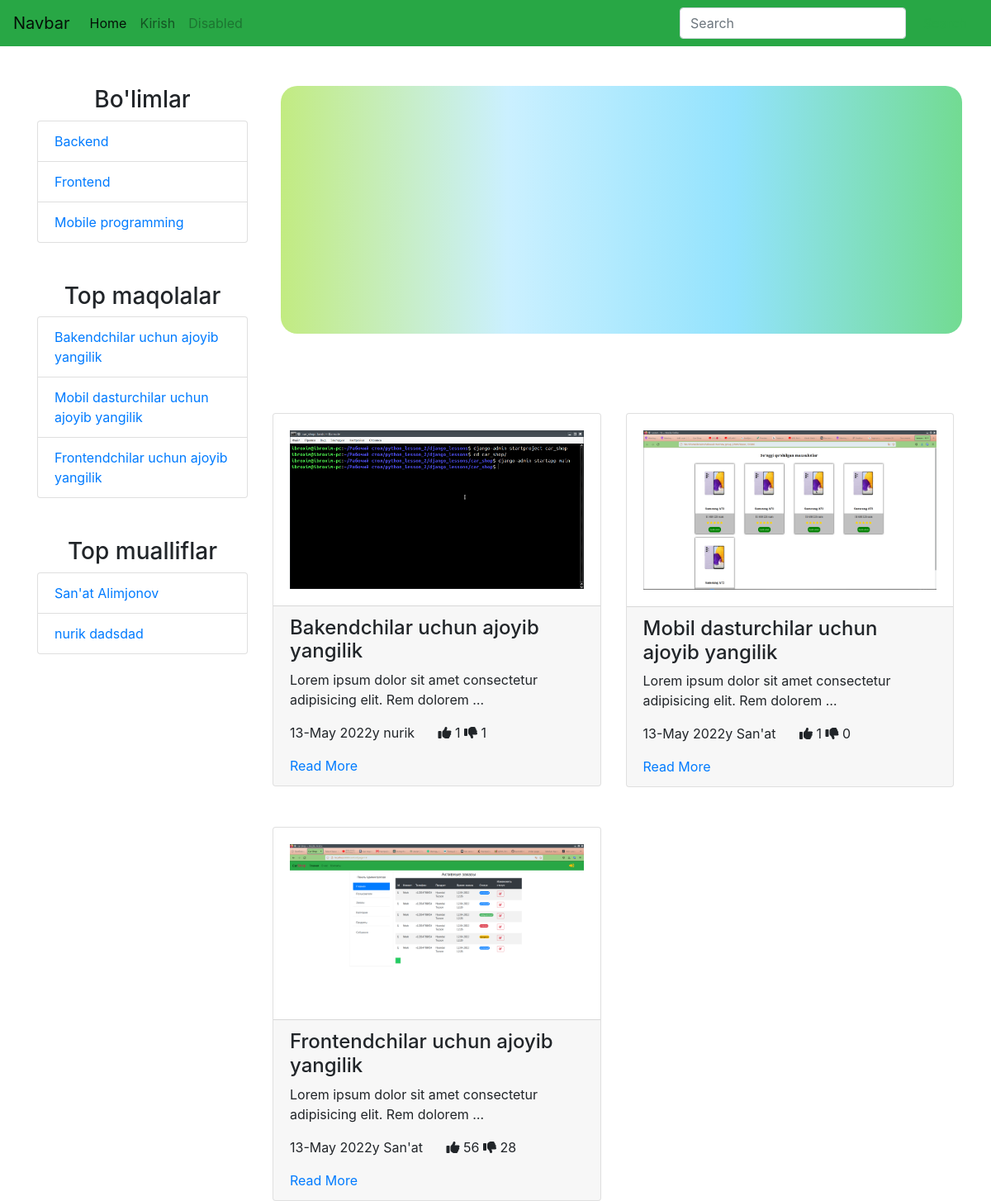
The page / on the database its author committed.
### blog/models.py (models this page shows, shortened)
class Category(models.Model):
    name = models.CharField(max_length=55)
    reg_date = models.DateField(auto_now_add=True)
    article_qty = models.PositiveIntegerField(default=0,editable=False)
    class Meta:
        verbose_name = "Kategoriya"
        verbose_name_plural = "Kategoriyalar"

class Article(models.Model):
    name = models.CharField(verbose_name="MAQOLA NOMI",help_text="dssdf sdjdsjfskdfsdfs dshfj", max_length=355,blank=True)
    text = models.TextField(verbose_name="MAQOLA Matni",max_length=8000,default="Text yo'q")
    view = models.PositiveIntegerField(verbose_name="Ko'rishlar soni",default=0 )
    likes = models.PositiveIntegerField(default=0)
    dislikes = models.PositiveIntegerField(default=0)
    image = models.ImageField(upload_to="")
    author = models.ForeignKey(Fallower,on_delete=models.CASCADE,null=True,blank=True)
    checked = models.BooleanField(default=False)
    category = models.ForeignKey(Category, db_index=True,  on_delete=models.PROTECT)
    reg_date = models.DateField(auto_now_add=True,editable=True )
    class Meta:
        verbose_name = "Maqola"
        verbose_name_plural = "Maqolalar"

### follower/models.py (models this page shows)
class Fallower(models.Model):
    user = models.OneToOneField(User,on_delete=models.CASCADE)
    name = models.CharField(verbose_name="Ismi", unique=True, max_length=55,blank=True)
    surname = models.CharField(max_length=55)
    age = models.PositiveIntegerField(default=0)
    liked_articles = models.ManyToManyField('blog.Article',blank=True)
    rating = models.PositiveIntegerField(default=0)
    email = models.EmailField()
    adress = models.CharField(max_length=500)
    def __str__(self):
        return self.name

### blog/views.py (the view)
# urls.py: path("", IndexPageView.as_view(), name="home_page"),
class IndexPageView(View):
    def get(self, request):
        categorys = Category.objects.all()
        articles = Article.objects.all().order_by('likes')[:10]
        fallowers = Fallower.objects.all().order_by('rating')[:10]
        context = {"categorys":categorys,"articles":articles,"fallowers":fallowers}
        return render(request, "index.html", context)

### templates/index.html
{% extends 'wrapper.html' %}
              {% block content %}
              <div class="col-md-9">
                  <div class="banner"></div>
                <div class="row mt-5">
                    {% for a in articles %}
                    <div class="col-md-6 mt-5">
                        <div class="card">
                            <div class="card-body">
                                <img src="{{ a.image.url }}" width="100%" alt="">
                            </div>
                            <div class="card-footer">
                                <h4>{{ a.name }}</h4>
                                <p>
                                  {{ a.text|truncatewords:"10" }}
                                </p>
                                <p>{{ a.reg_date|date:"d" }}-{{ a.reg_date|date:"F" }} {{ a.reg_date|date:"Y" }}y
                                {% if a.author %}
                                  {{ a.author }}
                                {% endif %}
                               <span class="ml-4">
                                 <i class="fa fa-thumbs-up"></i> {{ a.likes }}
                                 <i class="fa fa-thumbs-down"></i>  {{ a.dislikes }}
                               </span>
                                </p>
                                <a href="{% url 'blog:detail' a.id %}">Read More</a>
                            </div>
                        </div>
                    </div>
                    {% endfor %}
                </div>
              </div>
              {% endblock %}

### templates/wrapper.html (shortened to what this page needs)
<!DOCTYPE html>
{% load static %}
<html lang="en">
<head>
    <link rel="stylesheet" href="https://cdnjs.cloudflare.com/ajax/libs/font-awesome/6.1.1/css/all.min.css" />
    <link rel="stylesheet" href="/static/bootstrap/dist/css/bootstrap.min.css">
</head>
<body>
    <nav class="navbar navbar-expand-lg navbar-light bg-success">
        <a class="navbar-brand" href="#">Navbar</a>
        <div class="collapse navbar-collapse" id="navbarSupportedContent">
          <ul class="navbar-nav mr-auto">
            <li class="nav-item active">
              <a class="nav-link" href="/">Home <span class="sr-only">(current)</span></a>
            </li>
            <li class="nav-item">
              <a class="nav-link" href="{% url 'follower:login' %}">Kirish</a>
            </li>
            <li class="nav-item">
              <a class="nav-link disabled" href="#">Disabled</a>
            </li>
          </ul>
          <form class="form-inline my-2 my-lg-0">
            <input class="form-control mr-sm-2" type="text" placeholder="Search" aria-label="Search">
            <button class="btn btn-outline-success my-2 my-sm-0" type="submit">Search</button>
          </form>
        </div>
      </nav>
      <div class="container mt-5">
          <div class="row">
              <div class="col-md-3">
                <div class="text-center">
                    <h3>Bo'limlar</h3>
                </div>
                <ul class="list-group">
                    {% for c in categorys %}
                    <li class="list-group-item">
                        <a href="{% url 'blog:category' c.id  %}">{{ c.name }}</a>
                    </li>
                    {% endfor %}
                  </ul>
                  <div class="text-center mt-5">
                    <h3>Top maqolalar</h3>
                </div>
                <ul class="list-group">
                    {% for a in articles %}
                    <li class="list-group-item">
                        <a href="#">{{ a.name }}</a>
                    </li>
                    {% endfor %}
                  </ul>
                  <div class="text-center mt-5">
                    <h3>Top mualliflar</h3>
                </div>
                <ul class="list-group">
                    {% for f in fallowers %}
                    <li class="list-group-item">
                        <a href="{% url 'blog:author_articles' f.id  %}">{{ f.name }} {{ f.surname }}</a>
                    </li>
                    {% endfor %}
                  </ul>
              </div>
              {% block content %}
              {% endblock %}
            </div>
        </div>
  </body>
  </html>

### templates/wrapper.html (style rules this page uses)
.banner { width: 100%; margin: 0 10px; border-radius: 20px; min-height: 300px; background: linear-gradient(90deg,#c2eb81,#cbf0ff,#93e3fd,#72db92); }

### rows shown on the page
Category: name "Backend"
Category: name "Frontend"
Category: name "Mobile programming"
Article: name "Bakendchilar uchun ajoyib yangilik", image (picture), text "Lorem ipsum dolor sit amet consectetur adipisicing elit. Rem dolorem …", reg_date "13", reg_date "May", reg_date "2022", author "nurik", likes "1", dislikes "1"
Article: name "Mobil dasturchilar uchun ajoyib yangilik", image (picture), text "Lorem ipsum dolor sit amet consectetur adipisicing elit. Rem dolorem …", reg_date "13", reg_date "May", reg_date "2022", author "San'at", likes "1", dislikes "0"
Article: name "Frontendchilar uchun ajoyib yangilik", image (picture), text "Lorem ipsum dolor sit amet consectetur adipisicing elit. Rem dolorem …", reg_date "13", reg_date "May", reg_date "2022", author "San'at", likes "56", dislikes "28"
Fallower: name "San'at", surname "Alimjonov"
Fallower: name "nurik", surname "dadsdad"
